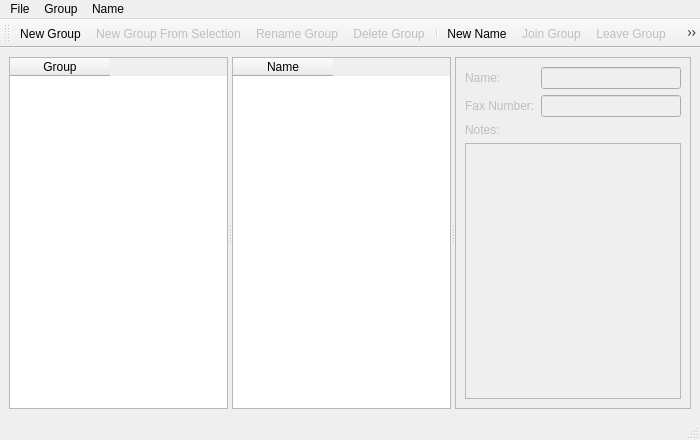
<ui version="4.0" >
 <class>MainWindow</class>
 <widget class="QMainWindow" name="MainWindow" >
  <property name="geometry" >
   <rect>
    <x>0</x>
    <y>0</y>
    <width>700</width>
    <height>440</height>
   </rect>
  </property>
  <property name="windowTitle" >
   <string>HP Device Manager - Fax Address Book</string>
  </property>
  <widget class="QWidget" name="centralwidget" >
   <layout class="QGridLayout" >
    <item row="0" column="0" >
     <widget class="QSplitter" name="Splitter" >
      <property name="orientation" >
       <enum>Qt::Horizontal</enum>
      </property>
      <widget class="FABGroupTable" name="GroupTableWidget" >
       <property name="alternatingRowColors" >
        <bool>true</bool>
       </property>
       <column>
        <property name="text" >
         <string>Group</string>
        </property>
       </column>
      </widget>
      <widget class="FABNameTable" name="NameTableWidget" >
       <property name="alternatingRowColors" >
        <bool>true</bool>
       </property>
       <column>
        <property name="text" >
         <string>Name</string>
        </property>
       </column>
      </widget>
      <widget class="QFrame" name="NameFrame" >
       <property name="enabled" >
        <bool>false</bool>
       </property>
       <property name="frameShape" >
        <enum>QFrame::StyledPanel</enum>
       </property>
       <property name="frameShadow" >
        <enum>QFrame::Raised</enum>
       </property>
       <layout class="QGridLayout" >
        <item row="0" column="0" >
         <widget class="QLabel" name="label" >
          <property name="text" >
           <string>Name:</string>
          </property>
         </widget>
        </item>
        <item row="0" column="1" >
         <widget class="QLineEdit" name="NameLineEdit" />
        </item>
        <item row="1" column="0" >
         <widget class="QLabel" name="label_2" >
          <property name="text" >
           <string>Fax Number:</string>
          </property>
         </widget>
        </item>
        <item row="1" column="1" >
         <widget class="QLineEdit" name="FaxNumberLineEdit" />
        </item>
        <item row="2" column="0" >
         <widget class="QLabel" name="label_3" >
          <property name="text" >
           <string>Notes:</string>
          </property>
         </widget>
        </item>
        <item row="3" column="0" colspan="2" >
         <widget class="QTextEdit" name="NotesTextEdit" />
        </item>
       </layout>
      </widget>
     </widget>
    </item>
   </layout>
  </widget>
  <widget class="QMenuBar" name="menubar" >
   <property name="geometry" >
    <rect>
     <x>0</x>
     <y>0</y>
     <width>700</width>
     <height>27</height>
    </rect>
   </property>
   <widget class="QMenu" name="menuGroup" >
    <property name="title" >
     <string>Group</string>
    </property>
    <addaction name="NewGroupAction" />
    <addaction name="NewGroupFromSelectionAction" />
    <addaction name="RenameGroupAction" />
    <addaction name="separator" />
    <addaction name="RemoveGroupAction" />
   </widget>
   <widget class="QMenu" name="menuName" >
    <property name="title" >
     <string>Name</string>
    </property>
    <addaction name="NewNameAction" />
    <addaction name="separator" />
    <addaction name="AddToGroupAction" />
    <addaction name="RemoveFromGroupAction" />
    <addaction name="separator" />
    <addaction name="RemoveNameAction" />
   </widget>
   <widget class="QMenu" name="menuFile" >
    <property name="title" >
     <string>File</string>
    </property>
    <addaction name="ImportAction" />
    <addaction name="separator" />
    <addaction name="QuitAction" />
   </widget>
   <addaction name="menuFile" />
   <addaction name="menuGroup" />
   <addaction name="menuName" />
  </widget>
  <widget class="QStatusBar" name="statusbar" />
  <widget class="QToolBar" name="toolBar" >
   <property name="windowTitle" >
    <string>toolBar</string>
   </property>
   <attribute name="toolBarArea" >
    <enum>TopToolBarArea</enum>
   </attribute>
   <attribute name="toolBarBreak" >
    <bool>false</bool>
   </attribute>
   <addaction name="NewGroupAction" />
   <addaction name="NewGroupFromSelectionAction" />
   <addaction name="RenameGroupAction" />
   <addaction name="RemoveGroupAction" />
   <addaction name="separator" />
   <addaction name="NewNameAction" />
   <addaction name="AddToGroupAction" />
   <addaction name="RemoveFromGroupAction" />
   <addaction name="RemoveNameAction" />
  </widget>
  <action name="NewGroupAction" >
   <property name="text" >
    <string>New Group...</string>
   </property>
  </action>
  <action name="NewNameAction" >
   <property name="text" >
    <string>New Name...</string>
   </property>
  </action>
  <action name="RemoveGroupAction" >
   <property name="enabled" >
    <bool>false</bool>
   </property>
   <property name="text" >
    <string>Delete Group...</string>
   </property>
  </action>
  <action name="QuitAction" >
   <property name="text" >
    <string>Quit</string>
   </property>
  </action>
  <action name="RemoveNameAction" >
   <property name="enabled" >
    <bool>false</bool>
   </property>
   <property name="text" >
    <string>Delete Name...</string>
   </property>
  </action>
  <action name="NewGroupFromSelectionAction" >
   <property name="enabled" >
    <bool>false</bool>
   </property>
   <property name="text" >
    <string>New Group From Selection...</string>
   </property>
  </action>
  <action name="ImportAction" >
   <property name="text" >
    <string>Import...</string>
   </property>
  </action>
  <action name="RenameGroupAction" >
   <property name="enabled" >
    <bool>false</bool>
   </property>
   <property name="text" >
    <string>Rename Group...</string>
   </property>
  </action>
  <action name="RemoveFromGroupAction" >
   <property name="enabled" >
    <bool>false</bool>
   </property>
   <property name="text" >
    <string>Leave Group</string>
   </property>
  </action>
  <action name="AddToGroupAction" >
   <property name="enabled" >
    <bool>false</bool>
   </property>
   <property name="text" >
    <string>Join Group...</string>
   </property>
  </action>
 </widget>
 <customwidgets>
  <customwidget>
   <class>FABGroupTable</class>
   <extends>QTableWidget</extends>
   <header>fabgrouptable.h</header>
  </customwidget>
  <customwidget>
   <class>FABNameTable</class>
   <extends>QTableWidget</extends>
   <header>fabnametable.h</header>
  </customwidget>
 </customwidgets>
 <resources/>
 <connections/>
</ui>
